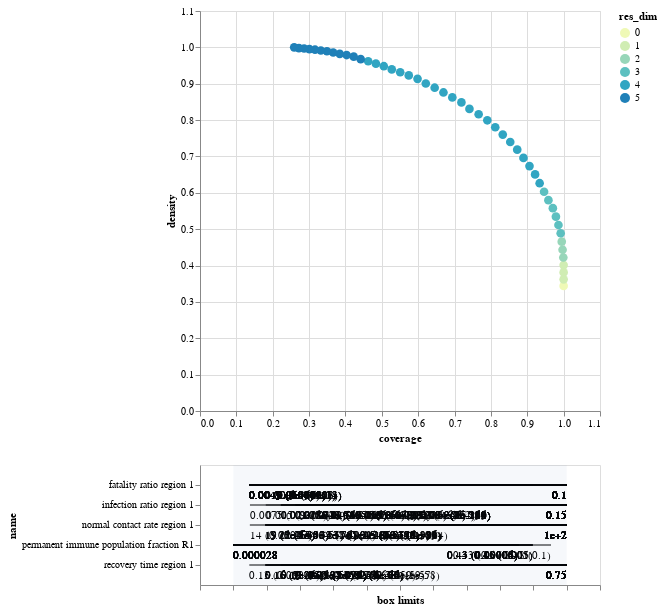

Notebook cell for this chart:
### Code cell
box1.inspect_tradeoff()

### Figure 1 — Vega-Lite specification as saved in the notebook (floating-point values rounded to 4 significant figures; data arrays with more than 128 entries replaced by an {"elided": "..."} marker saying what was removed)
{"config": {"view": {"continuousWidth": 400, "continuousHeight": 300}}, "vconcat": [{"data": {"name": "data-e4efa6ce5dad5e703db1f652ee424aca"}, "mark": {"type": "circle", "size": 75}, "encoding": {"color": {"type": "ordinal", "field": "res_dim", "scale": {"range": ["#eff9b6", "#d0edb3", "#97d6b9", "#5dc0c0", "#31a5c2", "#1f80b8", "#2354a3", "#21318d"]}}, "opacity": {"condition": {"value": 1, "selection": "selector002"}, "value": 0.4}, "tooltip": [{"type": "quantitative", "field": "id"}, {"type": "quantitative", "field": "coverage", "format": ".2"}, {"type": "quantitative", "field": "density", "format": ".2"}, {"type": "ordinal", "field": "res_dim"}], "x": {"type": "quantitative", "field": "coverage", "scale": {"domain": [0, 1.1]}}, "y": {"type": "quantitative", "field": "density", "scale": {"domain": [0, 1.1]}}}, "height": 400, "selection": {"selector002": {"type": "single", "fields": ["id"]}}, "width": 400}, {"layer": [{"data": {"name": "data-d412f37bd4c608f7a6638bc8dfad84a5"}, "mark": "rule", "encoding": {"x": {"type": "quantitative", "axis": {"grid": false, "labels": false, "title": "box limits"}, "field": "x_lower", "scale": {"domain": [0, 1], "padding": 0.1}}, "x2": {"field": "x_upper"}, "y": {"type": "nominal", "field": "name", "scale": {"padding": 1.0}}}, "transform": [{"calculate": "(datum.x1-datum.minimum)/(datum.maximum-datum.minimum)", "as": "x_lower"}, {"calculate": "(datum.x2-datum.minimum)/(datum.maximum-datum.minimum)", "as": "x_upper"}, {"filter": {"selection": "selector002"}}], "width": 400}, {"data": {"name": "data-d412f37bd4c608f7a6638bc8dfad84a5"}, "mark": {"type": "text", "align": "left", "baseline": "top", "dy": 5}, "encoding": {"text": {"type": "ordinal", "field": "text"}, "x": {"type": "quantitative", "axis": {"grid": false, "labels": false, "title": "box limits"}, "field": "x_lower", "scale": {"domain": [0, 1], "padding": 0.1}}, "x2": {"field": "x_upper"}, "y": {"type": "nominal", "field": "name", "scale": {"padding": 1.0}}}, "transform": [{"calculate": "(datum.x1-datum.minimum)/(datum.maximum-datum.minimum)", "as": "x_lower"}, {"calculate": "(datum.x2-datum.minimum)/(datum.maximum-datum.minimum)", "as": "x_upper"}, {"filter": {"selection": "selector002"}}, {"calculate": "datum.qp_lower>0?format(datum.x1, \".2\")+\" (\"+format(datum.qp_lower, \".1~g\")+\")\" :format(datum.x1, \".2\")", "as": "text"}], "width": 400}, {"data": {"name": "data-d412f37bd4c608f7a6638bc8dfad84a5"}, "mark": {"type": "text", "align": "right", "baseline": "top", "dy": 5}, "encoding": {"text": {"type": "ordinal", "field": "text"}, "x": {"type": "quantitative", "field": "x_upper"}, "x2": {"field": "x_upper"}, "y": {"type": "nominal", "field": "name", "scale": {"padding": 1.0}}}, "transform": [{"calculate": "(datum.x1-datum.minimum)/(datum.maximum-datum.minimum)", "as": "x_lower"}, {"calculate": "(datum.x2-datum.minimum)/(datum.maximum-datum.minimum)", "as": "x_upper"}, {"filter": {"selection": "selector002"}}, {"calculate": "datum.qp_upper>0?format(datum.x2, \".2\")+\" (\"+format(datum.qp_upper, \".1\")+\")\" :format(datum.x2, \".2\")", "as": "text"}], "width": 400}, {"data": {"name": "data-bb8d07f6df3d47a6a475317795287b23"}, "mark": {"type": "rect", "opacity": 0.05}, "encoding": {"x": {"type": "quantitative", "field": "start"}, "x2": {"field": "end"}}}, {"data": {"name": "data-d751713988987e9331980363e24189ce"}, "mark": "point", "encoding": {"x": {"type": "quantitative", "field": "x"}, "y": {"type": "nominal", "field": "name"}}, "transform": [{"filter": {"selection": "selector002"}}], "width": 400}, {"data": {"name": "data-d751713988987e9331980363e24189ce"}, "mark": {"type": "text", "align": "center", "baseline": "top", "dy": 5}, "encoding": {"text": {"type": "nominal", "field": "item"}, "x": {"type": "quantitative", "field": "x"}, "y": {"type": "nominal", "field": "name"}}, "transform": [{"filter": {"selection": "selector002"}}], "width": 400}]}], "$schema": "https://vega.github.io/schema/vega-lite/v4.8.1.json", "datasets": {"data-e4efa6ce5dad5e703db1f652ee424aca": [{"coverage": 1.0, "density": 0.344, "id": 0, "mass": 1.0, "mean": 0.344, "res_dim": 0}, {"coverage": 1.0, "density": 0.3621, "id": 1, "mass": 0.95, "mean": 0.3621, "res_dim": 1}, {"coverage": 1.0, "density": 0.3812, "id": 2, "mass": 0.9025, "mean": 0.3812, "res_dim": 1}, {"coverage": 1.0, "density": 0.4013, "id": 3, "mass": 0.8573, "mean": 0.4013, "res_dim": 1}, {"coverage": 0.9991, "density": 0.422, "id": 4, "mass": 0.8144, "mean": 0.422, "res_dim": 2}, {"coverage": 0.9971, "density": 0.4434, "id": 5, "mass": 0.7736, "mean": 0.4434, "res_dim": 2}, {"coverage": 0.9948, "density": 0.4656, "id": 6, "mass": 0.7349, "mean": 0.4656, "res_dim": 2}, {"coverage": 0.9919, "density": 0.4888, "id": 7, "mass": 0.6981, "mean": 0.4888, "res_dim": 3}, {"coverage": 0.9858, "density": 0.5114, "id": 8, "mass": 0.6631, "mean": 0.5114, "res_dim": 3}, {"coverage": 0.9788, "density": 0.5345, "id": 9, "mass": 0.6299, "mean": 0.5345, "res_dim": 3}, {"coverage": 0.9703, "density": 0.5578, "id": 10, "mass": 0.5984, "mean": 0.5578, "res_dim": 3}, {"coverage": 0.9581, "density": 0.5799, "id": 11, "mass": 0.5684, "mean": 0.5799, "res_dim": 3}, {"coverage": 0.9462, "density": 0.6029, "id": 12, "mass": 0.5399, "mean": 0.6029, "res_dim": 3}, {"coverage": 0.934, "density": 0.6264, "id": 13, "mass": 0.5129, "mean": 0.6264, "res_dim": 4}, {"coverage": 0.9215, "density": 0.6507, "id": 14, "mass": 0.4872, "mean": 0.6507, "res_dim": 4}, {"coverage": 0.9061, "density": 0.6735, "id": 15, "mass": 0.4628, "mean": 0.6735, "res_dim": 4}, {"coverage": 0.8895, "density": 0.6961, "id": 16, "mass": 0.4396, "mean": 0.6961, "res_dim": 4}, {"coverage": 0.8724, "density": 0.7186, "id": 17, "mass": 0.4176, "mean": 0.7186, "res_dim": 4}, {"coverage": 0.8532, "density": 0.7399, "id": 18, "mass": 0.3967, "mean": 0.7399, "res_dim": 4}, {"coverage": 0.8326, "density": 0.7601, "id": 19, "mass": 0.3768, "mean": 0.7601, "res_dim": 4}, {"coverage": 0.8119, "density": 0.7804, "id": 20, "mass": 0.3579, "mean": 0.7804, "res_dim": 4}, {"coverage": 0.7901, "density": 0.7994, "id": 21, "mass": 0.34, "mean": 0.7994, "res_dim": 4}, {"coverage": 0.7663, "density": 0.8161, "id": 22, "mass": 0.323, "mean": 0.8161, "res_dim": 4}, {"coverage": 0.741, "density": 0.8308, "id": 23, "mass": 0.3068, "mean": 0.8308, "res_dim": 4}, {"coverage": 0.7189, "density": 0.8487, "id": 24, "mass": 0.2914, "mean": 0.8487, "res_dim": 4}, {"coverage": 0.6939, "density": 0.8624, "id": 25, "mass": 0.2768, "mean": 0.8624, "res_dim": 4}, {"coverage": 0.6695, "density": 0.876, "id": 26, "mass": 0.2629, "mean": 0.876, "res_dim": 4}, {"coverage": 0.6453, "density": 0.8891, "id": 27, "mass": 0.2497, "mean": 0.8891, "res_dim": 4}, {"coverage": 0.6209, "density": 0.9005, "id": 28, "mass": 0.2372, "mean": 0.9005, "res_dim": 4}, {"coverage": 0.5983, "density": 0.9134, "id": 29, "mass": 0.2253, "mean": 0.9134, "res_dim": 4}, {"coverage": 0.5741, "density": 0.9229, "id": 30, "mass": 0.214, "mean": 0.9229, "res_dim": 4}, {"coverage": 0.5506, "density": 0.9316, "id": 31, "mass": 0.2033, "mean": 0.9316, "res_dim": 4}, {"coverage": 0.5273, "density": 0.9394, "id": 32, "mass": 0.1931, "mean": 0.9394, "res_dim": 4}, {"coverage": 0.5055, "density": 0.9482, "id": 33, "mass": 0.1834, "mean": 0.9482, "res_dim": 4}, {"coverage": 0.4837, "density": 0.9552, "id": 34, "mass": 0.1742, "mean": 0.9552, "res_dim": 4}, {"coverage": 0.4625, "density": 0.9619, "id": 35, "mass": 0.1654, "mean": 0.9619, "res_dim": 4}, {"coverage": 0.4419, "density": 0.9675, "id": 36, "mass": 0.1571, "mean": 0.9675, "res_dim": 5}, {"coverage": 0.4227, "density": 0.9745, "id": 37, "mass": 0.1492, "mean": 0.9745, "res_dim": 5}, {"coverage": 0.4032, "density": 0.9788, "id": 38, "mass": 0.1417, "mean": 0.9788, "res_dim": 5}, {"coverage": 0.3843, "density": 0.9822, "id": 39, "mass": 0.1346, "mean": 0.9822, "res_dim": 5}, {"coverage": 0.3663, "density": 0.9859, "id": 40, "mass": 0.1278, "mean": 0.9859, "res_dim": 5}, {"coverage": 0.3491, "density": 0.9893, "id": 41, "mass": 0.1214, "mean": 0.9893, "res_dim": 5}, {"coverage": 0.3323, "density": 0.9913, "id": 42, "mass": 0.1153, "mean": 0.9913, "res_dim": 5}, {"coverage": 0.3163, "density": 0.9936, "id": 43, "mass": 0.1095, "mean": 0.9936, "res_dim": 5}, {"coverage": 0.3009, "density": 0.9952, "id": 44, "mass": 0.104, "mean": 0.9952, "res_dim": 5}, {"coverage": 0.2863, "density": 0.997, "id": 45, "mass": 0.0988, "mean": 0.997, "res_dim": 5}, {"coverage": 0.2721, "density": 0.9979, "id": 46, "mass": 0.0938, "mean": 0.9979, "res_dim": 5}, {"coverage": 0.259, "density": 1.0, "id": 47, "mass": 0.0891, "mean": 1.0, "res_dim": 5}], "data-d412f37bd4c608f7a6638bc8dfad84a5": {"elided": "179 records"}, "data-bb8d07f6df3d47a6a475317795287b23": [{"start": 0, "end": 1}], "data-d751713988987e9331980363e24189ce": []}}
